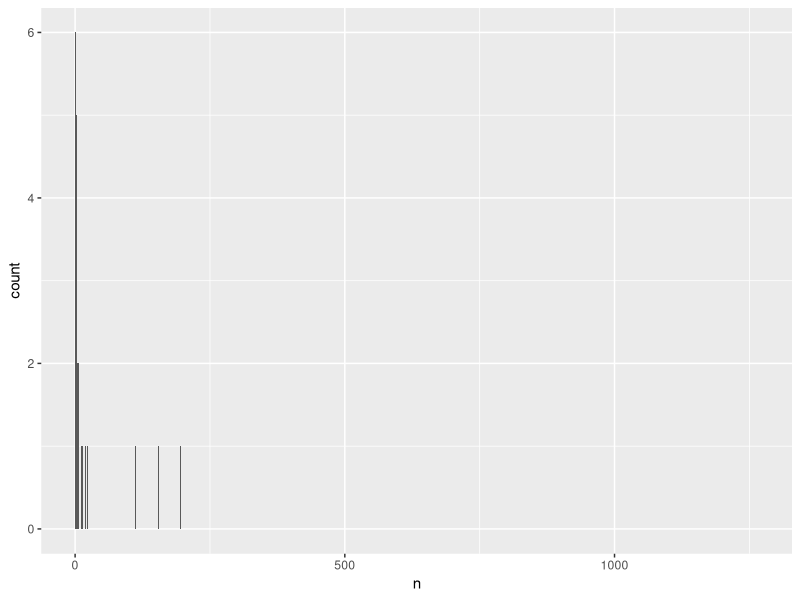
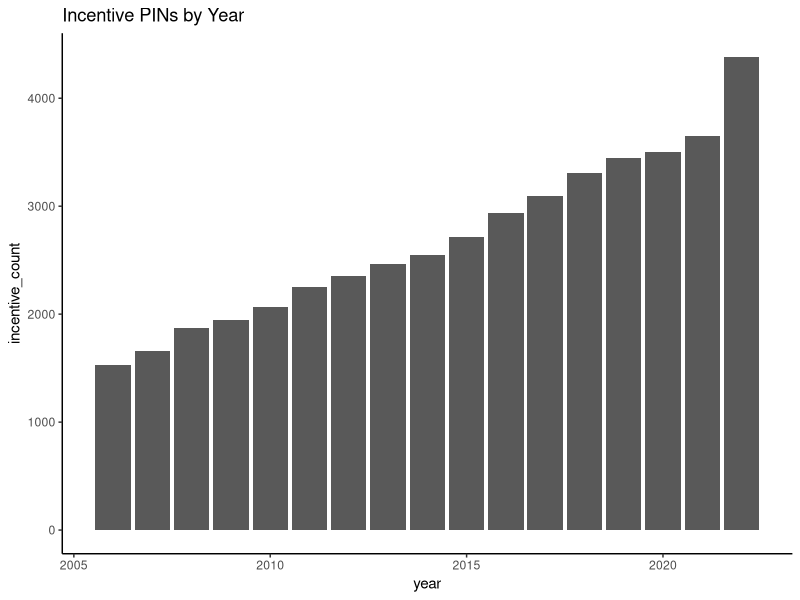

Reproduce these figures in R, in order. (Note: this script raises an error after producing the figures.)
## ---- chunk 1

library(tidyverse)

knitr::opts_chunk$set(warning = FALSE, message = FALSE)

options(scipen = 999)

## ---- chunk 2

incPINs <- read_csv("./Output/incentivePINs_allyears.csv")

## ---- chunk 3

incPINs2011 <- incPINs %>%
  filter(year == 2011) %>%
  filter(between(class, 600, 899)) %>%
  mutate(pinYear = 2011) %>%
  select(pin, pinYear, year, class, av_clerk)

## ---- chunk 4
#| label: tbl-IncentProps2021
#| code-fold: true
#| column: screen
#| tbl-cap: "2011 Incentive Properties by Class"

incPINs2011 %>%
  group_by(class) %>%
  mutate(n = n()) %>%
  summarize(n) %>%
  arrange(desc(n)) %>%
  distinct() %>%
ggplot(aes(n)) +
  geom_bar()

## ---- chunk 5
#| code-fold: true
#| column: screen
#| tbl-cap: "2021 Incentive Properties (Combined)"

incPINs2011 %>%
  summarize(
    n = n(), av= sum(av_clerk),
    .by = c("class")
  ) %>%
  arrange(-n)
## ---- chunk 6

incPINs2021 <- incPINs %>%
  filter(year == 2021) %>%
  filter(between(class, 600, 899)) %>%
  mutate(pinYear = 2021) %>%
  select(pin, year, class, av_clerk)

inc2021List <- as.list(incPINs2021$pin)

## ---- chunk 7
#| label: tbl-IncentProps2021
#| code-fold: true
#| column: screen
#| tbl-cap: "2021 Incentive Properties by Class"

incPINs2021 %>%
  summarize(
    n = n(), sumAV = sum(av_clerk),
    .by = c("class")
  ) %>%
  distinct() %>%
  arrange(-n)

## ---- chunk 8

incPINsSurvive21from11 <- left_join(incPINs2021, incPINs2011, by = "pin", keep = FALSE)

## ---- chunk 9

incPINsSurvive21from11 <- incPINsSurvive21from11 %>%
 filter(!is.na(av_clerk.y)) %>%
  rename(class2011 = class.x,
         class2021 = class.y)

incPINsSurvive21from11 %>%
  mutate(classChange = as.numeric(if_else(class2021 != class2021, "1", "0"))) %>%
  group_by(class2011) %>%
  summarize(n = n(), Changed_Class = sum(classChange), sumAV2011 = sum(av_clerk.x), sumAV2021 = sum(av_clerk.y)) %>%
  distinct() %>%
  arrange(-n)

incPINsSurvive21from11 %>%
  mutate(classChange = as.numeric(if_else(class2011 != class2021, "1", "0"))) %>%
  group_by(class2021) %>%
  summarize(n = n(), Changed_Class = sum(classChange), sumAV2011 = sum(av_clerk.x), sumAV2021 = sum(av_clerk.y)) %>%
  distinct() %>%
  arrange(-n)
## ---- chunk 10
#| code-fold: true
#| column: screen
#| tbl-cap: "2021 Incentive Properties That Changed Class since 2011"

incPINsSurvive21from11 %>%
  mutate(classChange = as.numeric(if_else(class2011 != class2021, "1", "0"))) %>%
  group_by(class = class2021) %>%
  summarize(n = n(), Changed_Class = sum(classChange), sumAV2011 = sum(av_clerk.x), sumAV2021 = sum(av_clerk.y)) %>%
  distinct() %>%
  arrange(-n)

## ---- chunk 11


## ---- chunk 12

incPINs %>% 
  group_by(year) %>% 
  filter(between(class, 600, 900)) %>%
  summarize(incentive_count = n()) %>%
  ggplot(aes(x = year, y = incentive_count)) +
  geom_col() +
  labs(
    title = "Incentive PINs by Year"
  ) +
  theme_classic()
## ---- chunk 13
#| code-fold: true
#| column: screen
#| tbl-cap: "2021 Incentive Properties That Changed Class since 2011"

ptax_pivot_changed %>%
  rename(class = '2021') %>%
  filter(!is.na(class)) %>%
  summarize(n = n(),
            .by = class) %>%
  arrange(-n)
